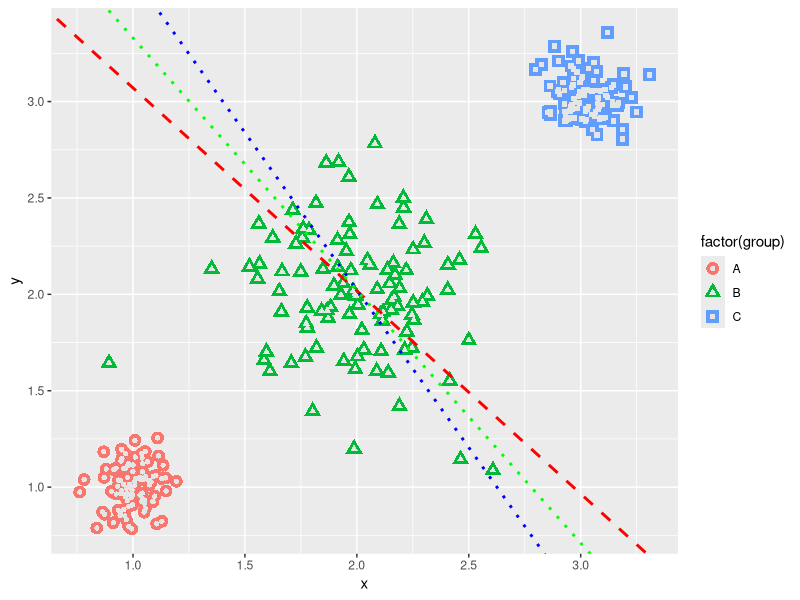
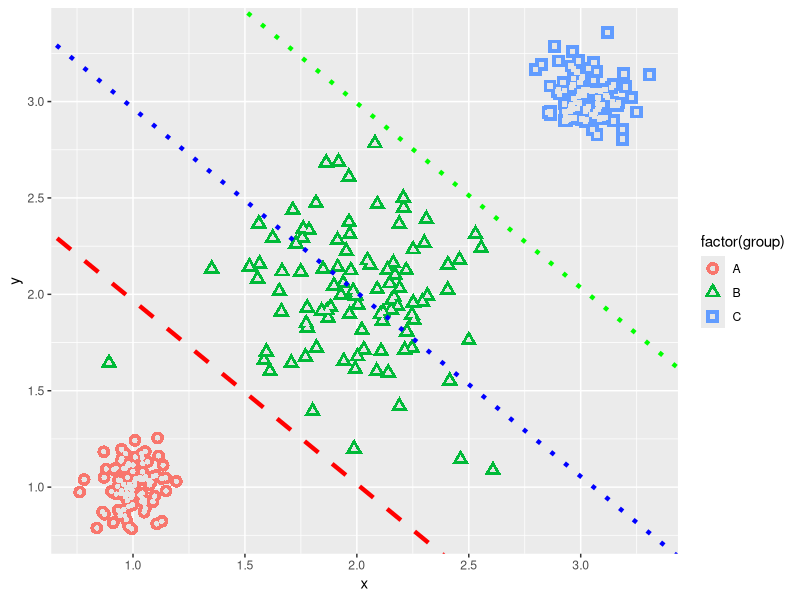

Reproduce these figures in R, in order.


## illustration of a scenario where linear regression on the indicator matrix cannot distinguish classes 
rm(list=ls())
library(MASS)
library(mvtnorm)
library(ggplot2)
set.seed(12345678)
x1=rmvnorm(100,mean=c(1,1),sigma=0.01*diag(2))
x2=rmvnorm(100,mean=c(2,2),sigma=0.1*diag(2))
x3=rmvnorm(100,mean=c(3,3),sigma=0.01*diag(2))

plot_data<- rbind(x1,x2,x3)
plot_data<-as.data.frame(plot_data)
plot_data<-cbind(plot_data,c(rep(c("A","B","C"),each=100)))
colnames(plot_data)<-c("x","y","group")

p<-ggplot(plot_data,aes(x,y, shape = factor(group))) +  
  geom_point(aes(colour = factor(group)), size = 4) +
  geom_point(colour = "grey90", size = 1.5)


x=cbind(rep(1,300),rbind(x1,x2,x3))
y=matrix(0,nrow=300,ncol=3)
y[1:100,1]=1
y[101:200,2]=1
y[201:300,3]=1
#obtain regression coefficient;
b=ginv(t(x)%*%x)%*%(t(x)%*%y)
#predict values of Y
yhat=x%*%b
#The classification is done using the predicted values of yhat;
y.pred=apply(yhat,1,which.max)
# draw decision boundary using the estimated coefficient of b; 
b12=b[,1]-b[,2]
b23=b[,2]-b[,3]
b13=b[,1]-b[,3]
# draw decision boundary on top of the graph; 
p + geom_abline(intercept = -b12[1]/b12[3], slope = -b12[2]/b12[3], color="red", 
            linetype="dashed", size=1)+
  geom_abline(intercept = -b23[1]/b23[3], slope = -b23[2]/b23[3], color="blue", 
              linetype="dotted", size=1)+
  geom_abline(intercept = -b13[1]/b13[3], slope = -b13[2]/b13[3], color="green", 
             linetype="dotted", size=1)

##############################################################################
#LDA illustration:
#estimate the center for each class;
x1=rmvnorm(100,mean=c(1,1),sigma=0.01*diag(2))
x2=rmvnorm(100,mean=c(2,2),sigma=0.1*diag(2))
x3=rmvnorm(100,mean=c(3,3),sigma=0.01*diag(2))

x=rbind(x1,x2,x3)
n=nrow(x)
mu1=colMeans(x1)
mu2=colMeans(x2)
mu3=colMeans(x3)
pi1=nrow(x1)/(nrow(x1)+nrow(x2)+nrow(x3))
pi2=nrow(x2)/(nrow(x1)+nrow(x2)+nrow(x3))
pi3=nrow(x3)/(nrow(x1)+nrow(x2)+nrow(x3))
sigma=1/(n-3)*((t(x1)-mu1)%*%(x1-mu1)+(t(x2)-mu2)%*%(x2-mu2)+(t(x3)-mu3)%*%(x3-mu3))
#decision boundary:
b12=ginv(sigma)%*%(mu2-mu1)
a12=-1/2*(mu1+mu2)%*%ginv(sigma)%*%(mu2-mu1)


b13=ginv(sigma)%*%(mu3-mu1)
a13=-1/2*(mu1+mu3)%*%ginv(sigma)%*%(mu3-mu1)

b23=ginv(sigma)%*%(mu3-mu2)
a23=-1/2*(mu2+mu3)%*%ginv(sigma)%*%(mu3-mu2)

p + geom_abline(intercept = -a12/b12[2], slope = -b12[1]/b12[2], color="red", 
                linetype="dashed", size=1.5)+
  geom_abline(intercept = -a13/b13[2], slope = -b13[1]/b13[2], color="blue", 
              linetype="dotted", size=1.5)+
  geom_abline(intercept = -a23/b23[2], slope = -b23[1]/b23[2], color="green", 
              linetype="dotted", size=1.5)


